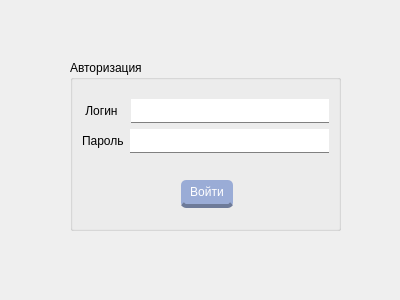
<?xml version="1.0" encoding="UTF-8"?>
<ui version="4.0">
 <class>loginform</class>
 <widget class="QWidget" name="loginform">
  <property name="geometry">
   <rect>
    <x>0</x>
    <y>0</y>
    <width>400</width>
    <height>300</height>
   </rect>
  </property>
  <property name="windowTitle">
   <string>Form</string>
  </property>
  <widget class="QGroupBox" name="groupBox">
   <property name="geometry">
    <rect>
     <x>70</x>
     <y>60</y>
     <width>271</width>
     <height>171</height>
    </rect>
   </property>
   <property name="title">
    <string>Авторизация</string>
   </property>
   <layout class="QGridLayout" name="gridLayout">
    <item row="0" column="0">
     <layout class="QVBoxLayout" name="verticalLayout_2">
      <item>
       <layout class="QVBoxLayout" name="verticalLayout">
        <item>
         <layout class="QHBoxLayout" name="horizontalLayout">
          <item>
           <widget class="QLabel" name="label">
            <property name="text">
             <string> Логин  </string>
            </property>
           </widget>
          </item>
          <item>
           <widget class="QLineEdit" name="usernameLineEdit">
            <property name="contextMenuPolicy">
             <enum>Qt::ContextMenuPolicy::DefaultContextMenu</enum>
            </property>
            <property name="styleSheet">
             <string notr="true"> background-color: white;
 font-size: 18px;
 border: none;
 border-radius: 0;
 border-bottom: 1px solid gray;</string>
            </property>
            <property name="inputMask">
             <string/>
            </property>
            <property name="dragEnabled">
             <bool>false</bool>
            </property>
            <property name="clearButtonEnabled">
             <bool>true</bool>
            </property>
           </widget>
          </item>
         </layout>
        </item>
        <item>
         <layout class="QHBoxLayout" name="horizontalLayout_2">
          <item>
           <widget class="QLabel" name="label_2">
            <property name="text">
             <string>Пароль</string>
            </property>
           </widget>
          </item>
          <item>
           <widget class="QLineEdit" name="passwordLineEdit">
            <property name="styleSheet">
             <string notr="true"> background-color: white;
 font-size: 18px;
 border: none;
 border-radius: 0;
 border-bottom: 1px solid gray;</string>
            </property>
            <property name="inputMask">
             <string/>
            </property>
            <property name="text">
             <string/>
            </property>
            <property name="clearButtonEnabled">
             <bool>true</bool>
            </property>
           </widget>
          </item>
         </layout>
        </item>
       </layout>
      </item>
      <item>
       <spacer name="verticalSpacer">
        <property name="orientation">
         <enum>Qt::Orientation::Vertical</enum>
        </property>
        <property name="sizeType">
         <enum>QSizePolicy::Policy::Preferred</enum>
        </property>
        <property name="sizeHint" stdset="0">
         <size>
          <width>20</width>
          <height>11</height>
         </size>
        </property>
       </spacer>
      </item>
      <item>
       <layout class="QHBoxLayout" name="horizontalLayout_3">
        <item>
         <spacer name="horizontalSpacer">
          <property name="orientation">
           <enum>Qt::Orientation::Horizontal</enum>
          </property>
          <property name="sizeHint" stdset="0">
           <size>
            <width>40</width>
            <height>20</height>
           </size>
          </property>
         </spacer>
        </item>
        <item>
         <widget class="QPushButton" name="loginButton">
          <property name="enabled">
           <bool>true</bool>
          </property>
          <property name="minimumSize">
           <size>
            <width>0</width>
            <height>0</height>
           </size>
          </property>
          <property name="styleSheet">
           <string notr="true">QPushButton{
float:right;
margin-left:3%;
margint-top:5px;
border-radius:5px;
padding: 5px 9px;
font-size: 1.2em;
background-color: rgba(154, 172, 214, 1);
text-shadow:#454545 0 0 2px;
border-bottom: 4px solid rgba(110, 123, 153, 1);
color:white;
}
QPushButton:pressed{
background-color:rgba(110, 123, 153, 1);
border-bottom: 4px solid rgba(154, 172, 214, 1);
}</string>
          </property>
          <property name="text">
           <string>Войти</string>
          </property>
          <property name="icon">
           <iconset>
            <normaloff>C:/Users/nkouk/OneDrive/Изображения/login-1-svgrepo-com.svg</normaloff>C:/Users/nkouk/OneDrive/Изображения/login-1-svgrepo-com.svg</iconset>
          </property>
          <property name="checkable">
           <bool>false</bool>
          </property>
          <property name="autoRepeat">
           <bool>false</bool>
          </property>
         </widget>
        </item>
        <item>
         <spacer name="horizontalSpacer_2">
          <property name="orientation">
           <enum>Qt::Orientation::Horizontal</enum>
          </property>
          <property name="sizeHint" stdset="0">
           <size>
            <width>40</width>
            <height>20</height>
           </size>
          </property>
         </spacer>
        </item>
       </layout>
      </item>
     </layout>
    </item>
   </layout>
  </widget>
 </widget>
 <resources/>
 <connections/>
</ui>
